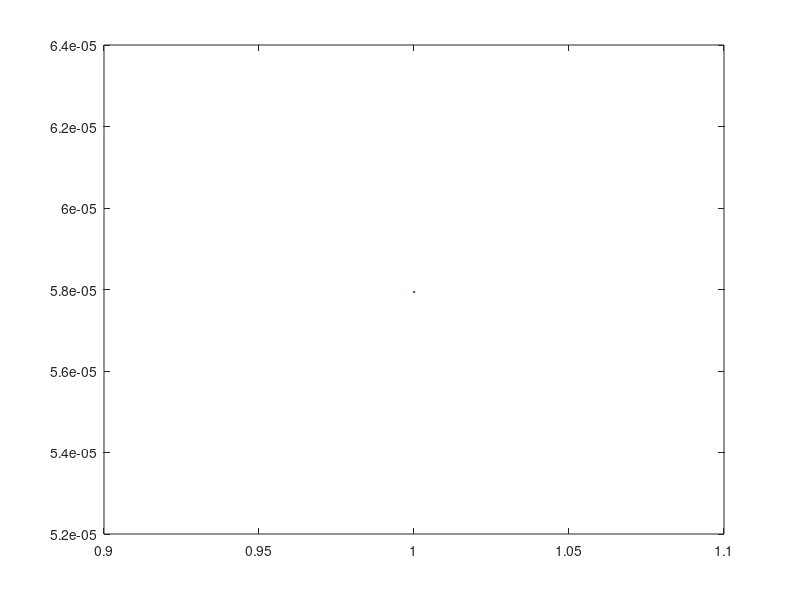

MATLAB code for this plot:
%Algoritmo de ordenación quick sort a partir de un vector de tamaño n y datos aleatorios
%disp('Este programa ordena un vector de tamaño n, con numeros aleatorios.');
global vector;%=(rand(n,1)*500);			%rellena el vector de tamaño n con numeros aleatorios entre cero y uno y los multiplica por 500
%disp('El vector es el siguiente: ');
%printf(' %f ',vector);

function vectorOrdenado=quickSort(v)     
  vectorOrdenado = v;               
  n=length(v);
  if(n > 1)              
     pivote=v(round(n/2)+1);                     
     menores = find(vectorOrdenado < pivote); 
     iguales = find(vectorOrdenado == pivote);
     mayores=find(vectorOrdenado > pivote);
     vectorOrdenado  = [quickSort(vectorOrdenado(menores)); vectorOrdenado(iguales); quickSort(vectorOrdenado(mayores))];
  end
endfunction
 
function tiemposTam=tiempoQuickSort(maxTam,incremento)
	tiemposTam=zeros(1,0);
	incremento = input('Introduce el valor de incremento: ');
	maxTam = input('Introduce el valor del tamaño maximo: ');
	tam=1;
	while(tam<maxTam)
		vector=(rand(tam,1)*500);			%rellena el vector de tamaño n con numeros aleatorios entre cero y uno y los multiplica por 500
		%disp('El vector es el siguiente: ');
		%printf(' %f ',vector);
		tic,u=quickSort(vector); 
		tiemposTam(tam)=toc;

		%disp('El vector ordenado es el siguiente: ');
		%printf(' %f ',u);
		%printf('\n');
		%printf('El tiempo de ejecion con tamaño %d es: %f ',tam,tiemposTam(tam));
		tam=tam+incremento;
		endwhile

endfunction

tiempos=tiempoQuickSort(100,10);
%printf('El tiempo de ejecion con tamaño : %f ',tiempos);
%printf('\n');
plot(tiempos);
